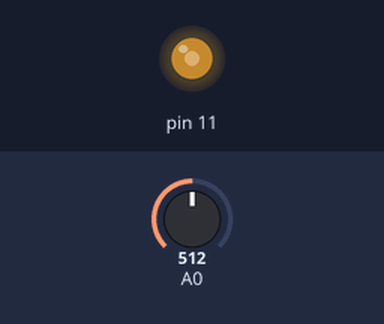
Simulated run of this sketch. Board: Arduino Uno, built with avr-gcc and run on an emulated ATmega328P. On the bench: output pins drawn as LEDs (lit = HIGH). The test bench sets the inputs (shaded band); at power-on: A0 = 512.

Above: at 1.2 s.
1.3 s: A0 set to 716
At 1.6 s:
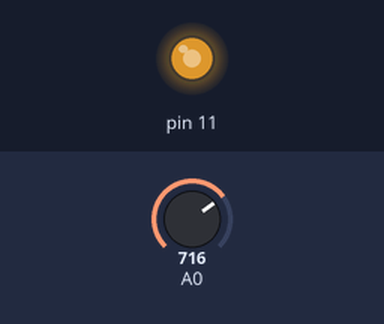
2.8 s: A0 set to 900
At 4.0 s:
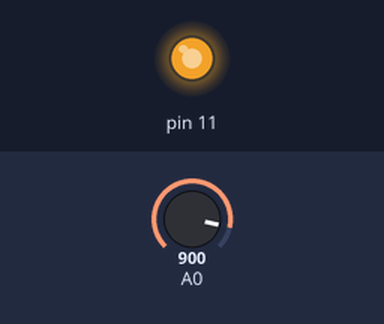
4.3 s: A0 set to 122
At 5.1 s:
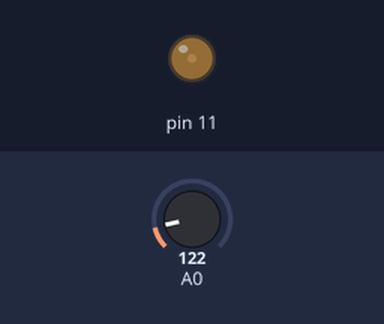
5.8 s: A0 set to 0
At 6.3 s:
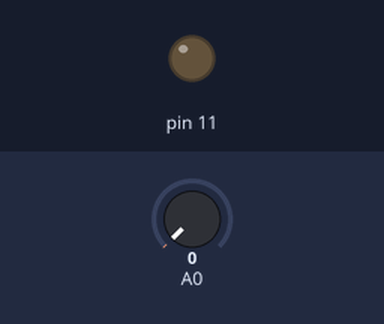
Timing chart, 0 to 8.3 s (numbered marks = the images above; inputs shaded):
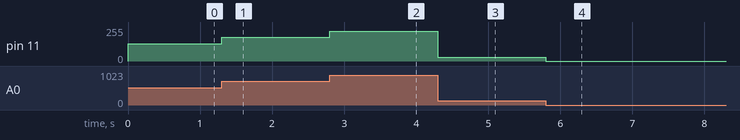

The sketch:

LED_dengan_LDR__sederhana_.ino
```cpp
#define led 11

void setup() {
  pinMode(11, OUTPUT);
  pinMode(A0, INPUT);
}

void loop() {
  int nilaiLDR=analogRead(0);
  analogWrite(11,nilaiLDR/4);

}
```

Measured:
- after the input at 1.3 s, pin 11: 128/255 → 179/255 at once
- after the input at 2.8 s, pin 11: 179/255 → 225/255 at once
- after the input at 4.3 s, pin 11: 225/255 → 30/255 at once
- after the input at 5.8 s, pin 11: 30/255 → 0/255 at once
